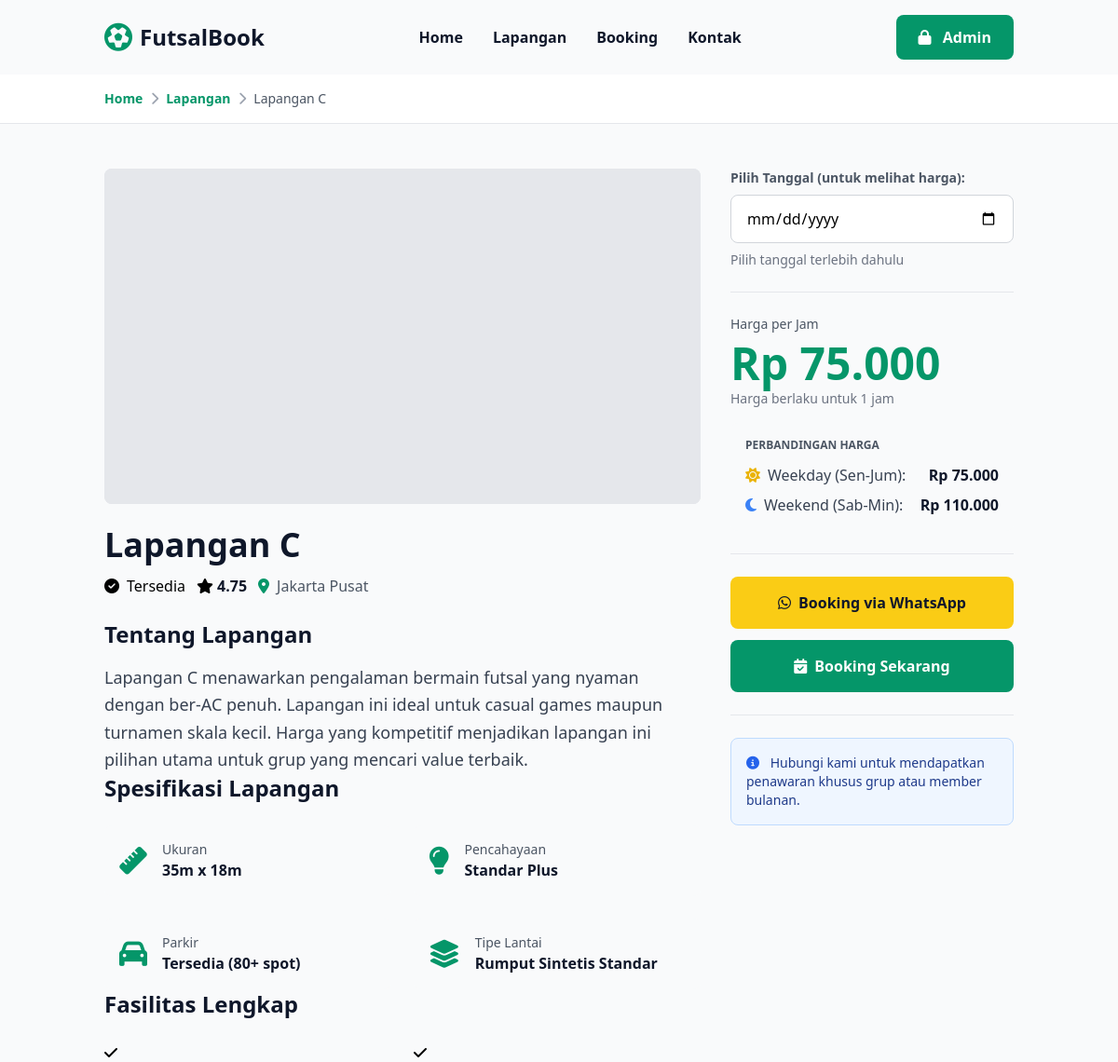
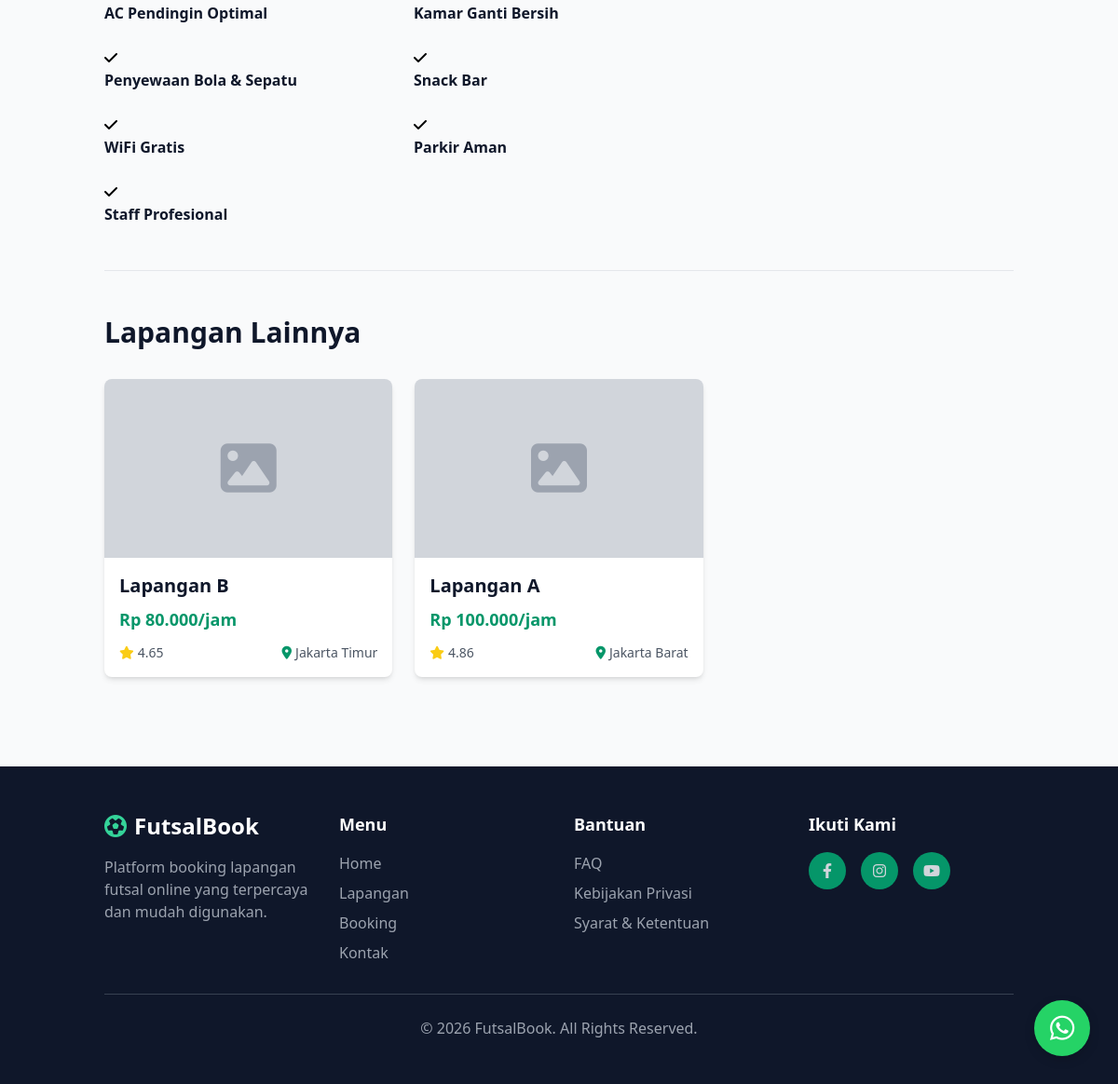
Screenshot of /detail-lapangan.php?id=3 with the database file from the repository (2 pictures, top to bottom).
### tables this page shows
CREATE TABLE tb_lapangan (
    id INT PRIMARY KEY AUTO_INCREMENT,
    nama VARCHAR(100) NOT NULL,
    harga INT DEFAULT 0,
    harga_weekend INT DEFAULT 0,
    status ENUM('tersedia', 'maintenance') DEFAULT 'tersedia',
    gambar VARCHAR(255) DEFAULT NULL,
    deskripsi TEXT DEFAULT NULL,
    deskripsi_lengkap TEXT DEFAULT NULL,
    fasilitas TEXT DEFAULT NULL,
    rating DECIMAL(3,2) DEFAULT 4.5,
    lokasi VARCHAR(150) DEFAULT 'Jakarta',
    ukuran VARCHAR(50) DEFAULT '40m x 20m',
    pencahayaan VARCHAR(100) DEFAULT 'Standar',
    parkir VARCHAR(100) DEFAULT 'Tersedia',
    tipe_lantai VARCHAR(100) DEFAULT 'Rumput Sintetis'
);

### detail-lapangan.php (the view, shortened to what the rows shown need)
<?php
require 'config/koneksi.php';
$lapangan_id = isset($_GET['id']) ? (int)$_GET['id'] : 0;
$query = "SELECT * FROM tb_lapangan WHERE id = $lapangan_id";
$result = $conn->query($query);
$lapangan = $result->fetch_assoc();
$query_related = "SELECT * FROM tb_lapangan WHERE id != $lapangan_id ORDER BY RAND() LIMIT 3";
$result_related = $conn->query($query_related);
$related_lapangan = [];
while ($row = $result_related->fetch_assoc()) {
    $related_lapangan[] = $row;
}
?>
<!DOCTYPE html>
<html lang="id">
<head>
    <script src="https://cdn.tailwindcss.com"></script>
    <link rel="stylesheet" href="https://cdnjs.cloudflare.com/ajax/libs/font-awesome/6.4.0/css/all.min.css">
</head>
<body class="bg-gray-50">
    <div class="bg-white border-b border-gray-200">
        <div class="container mx-auto px-6 py-4">
            <div class="flex items-center gap-2 text-sm">
                <a href="index.php" class="text-emerald-600 hover:text-emerald-700 font-semibold">Home</a>
                <i class="fas fa-chevron-right text-gray-400"></i>
                <a href="index.php#lapangan" class="text-emerald-600 hover:text-emerald-700 font-semibold">Lapangan</a>
                <i class="fas fa-chevron-right text-gray-400"></i>
                <span class="text-gray-600"><?php echo htmlspecialchars($lapangan['nama']); ?></span>
            </div>
        </div>
    </div>
    <div class="container mx-auto px-6 py-12">
        <div class="grid grid-cols-1 md:grid-cols-3 gap-8 mb-12">
            <div class="md:col-span-2">
                <div class="mb-6">
                    <h1 class="text-4xl font-bold text-slate-900 mb-3"><?php echo htmlspecialchars($lapangan['nama']); ?></h1>
                    <div class="flex flex-wrap gap-3 items-center">
                        <?php
                            if ($lapangan['status'] === 'tersedia') {
                                echo '<span class="badge-status badge-tersedia">
                                        <i class="fas fa-check-circle mr-2"></i>Tersedia
                                    </span>';
                            } else {
                                echo '<span class="badge-status badge-maintenance">
                                        <i class="fas fa-exclamation-circle mr-2"></i>Maintenance
                                    </span>';
                            }
                        ?>
                        <div class="flex items-center gap-1">
                            <i class="fas fa-star rating-star"></i>
                            <span class="font-semibold text-slate-900"><?php echo $lapangan['rating']; ?></span>
                        </div>
                        <span class="text-gray-600">
                            <i class="fas fa-map-marker-alt text-emerald-600 mr-2"></i><?php echo htmlspecialchars($lapangan['lokasi']); ?>
                        </span>
                    </div>
                </div>
                <div class="detail-section">
                    <h2 class="text-2xl font-bold text-slate-900 mb-4">Tentang Lapangan</h2>
                    <p class="text-gray-700 leading-relaxed text-lg"><?php echo htmlspecialchars($lapangan['deskripsi_lengkap']); ?></p>
                </div>
                <div class="detail-section">
                    <h2 class="text-2xl font-bold text-slate-900 mb-6">Spesifikasi Lapangan</h2>
                    <div class="grid grid-cols-1 md:grid-cols-2 gap-6">
                        <div class="flex items-center gap-4 p-4 bg-gray-50 rounded-lg">
                            <div>
                                <p class="text-gray-600 text-sm">Ukuran</p>
                                <p class="font-bold text-slate-900"><?php echo htmlspecialchars($lapangan['ukuran']); ?></p>
                            </div>
                        </div>
                        <div class="flex items-center gap-4 p-4 bg-gray-50 rounded-lg">
                            <div>
                                <p class="text-gray-600 text-sm">Pencahayaan</p>
                                <p class="font-bold text-slate-900"><?php echo htmlspecialchars($lapangan['pencahayaan']); ?></p>
                            </div>
                        </div>
                        <div class="flex items-center gap-4 p-4 bg-gray-50 rounded-lg">
                            <div>
                                <p class="text-gray-600 text-sm">Parkir</p>
                                <p class="font-bold text-slate-900"><?php echo htmlspecialchars($lapangan['parkir']); ?></p>
                            </div>
                        </div>
                        <div class="flex items-center gap-4 p-4 bg-gray-50 rounded-lg">
                            <div>
                                <p class="text-gray-600 text-sm">Tipe Lantai</p>
                                <p class="font-bold text-slate-900"><?php echo htmlspecialchars($lapangan['tipe_lantai']); ?></p>
                            </div>
                        </div>
                    </div>
                </div>
                <div class="detail-section">
                    <h2 class="text-2xl font-bold text-slate-900 mb-6">Fasilitas Lengkap</h2>
                    <div class="grid grid-cols-1 md:grid-cols-2 gap-6">
                        <?php
                            $fasilitas_list = explode(',', $lapangan['fasilitas']);
                            foreach ($fasilitas_list as $fasilitas):
                                $fasilitas = trim($fasilitas);
                        ?>
                            <div class="facility-item">
                                <div class="facility-icon">
                                    <i class="fas fa-check"></i>
                                </div>
                                <div>
                                    <p class="text-slate-900 font-semibold"><?php echo htmlspecialchars($fasilitas); ?></p>
                                </div>
                            </div>
                        <?php endforeach; ?>
                    </div>
                </div>
            </div>
            <div>
                <div class="detail-section sticky top-24">
                    <div>
                        <p class="text-gray-600 text-sm mb-2">Harga per Jam</p>
                        <p id="currentPrice" class="text-5xl font-bold text-emerald-600 mb-1">
                            Rp <?php echo number_format($lapangan['harga'], 0, ',', '.'); ?>
                        </p>
                        <p class="text-gray-500 text-sm mb-4">Harga berlaku untuk 1 jam</p>
                        <div class="bg-gray-50 rounded-lg p-4 mb-4">
                            <p class="text-xs text-gray-600 font-semibold mb-3">PERBANDINGAN HARGA</p>
                            <div class="space-y-2">
                                <div class="flex justify-between items-center">
                                    <span class="text-gray-700">
                                        <i class="fas fa-sun text-yellow-500 mr-2"></i>Weekday (Sen-Jum):
                                    </span>
                                    <span class="font-bold text-slate-900">Rp <?php echo number_format($lapangan['harga'], 0, ',', '.'); ?></span>
                                </div>
                                <div class="flex justify-between items-center">
                                    <span class="text-gray-700">
                                        <i class="fas fa-moon text-blue-500 mr-2"></i>Weekend (Sab-Min):
                                    </span>
                                    <span class="font-bold text-slate-900">Rp <?php echo number_format($lapangan['harga_weekend'], 0, ',', '.'); ?></span>
                                </div>
                            </div>
                        </div>
                    </div>
                </div>
            </div>
        </div>
        <?php if (count($related_lapangan) > 0): ?>
            <div class="border-t border-gray-200 pt-12">
                <h2 class="text-3xl font-bold text-slate-900 mb-8">Lapangan Lainnya</h2>
                <div class="grid grid-cols-1 md:grid-cols-3 gap-6">
                    <?php foreach ($related_lapangan as $related): ?>
                        <a href="detail-lapangan.php?id=<?php echo $related['id']; ?>" class="bg-white rounded-lg shadow-md overflow-hidden hover:shadow-lg transition-all">
                            <div class="h-48 bg-gray-300 flex items-center justify-center">
                                <?php if ($related['gambar']): ?>
                                    <img src="<?php echo htmlspecialchars($related['gambar']); ?>"
                                         alt="<?php echo htmlspecialchars($related['nama']); ?>"
                                         class="w-full h-full object-cover">
                                <?php else: ?>
                                    <i class="fas fa-image text-gray-400 text-6xl"></i>
                                <?php endif; ?>
                            </div>
                            <div class="p-4">
                                <h3 class="text-xl font-bold text-slate-900 mb-2"><?php echo htmlspecialchars($related['nama']); ?></h3>
                                <p class="text-emerald-600 font-bold text-lg mb-3">Rp <?php echo number_format($related['harga'], 0, ',', '.'); ?>/jam</p>
                                <div class="flex items-center justify-between text-sm text-gray-600">
                                    <span><i class="fas fa-star text-yellow-400 mr-1"></i><?php echo $related['rating']; ?></span>
                                    <span><i class="fas fa-map-marker-alt text-emerald-600 mr-1"></i><?php echo htmlspecialchars($related['lokasi']); ?></span>
                                </div>
                            </div>
                        </a>
                    <?php endforeach; ?>
                </div>
            </div>
        <?php endif; ?>
    </div>
</body>
</html>

### rows the page displays
tb_lapangan: nama "Lapangan C", rating "4.75", lokasi "Jakarta Pusat", deskripsi_lengkap "Lapangan C menawarkan pengalaman bermain futsal yang nyaman dengan ber-AC penuh. Lapangan ini ideal untuk casual games maupun turnamen skala kecil. Harga yang kompetitif menjadikan lapangan ini pilihan utama untuk grup yang mencari value terbaik.", ukuran "35m x 18m", pencahayaan "Standar Plus", parkir "Tersedia (80+ spot)", tipe_lantai "Rumput Sintetis Standar", fasilitas "AC Pendingin Optimal", fasilitas "Kamar Ganti Bersih", fasilitas "Penyewaan Bola & Sepatu", fasilitas "Snack Bar", fasilitas "WiFi Gratis", fasilitas "Parkir Aman", fasilitas "Staff Profesional", harga "75.000", harga_weekend "110.000"
tb_lapangan: nama "Lapangan B", harga "80.000", rating "4.65", lokasi "Jakarta Timur"
tb_lapangan: nama "Lapangan A", harga "100.000", rating "4.86", lokasi "Jakarta Barat"
